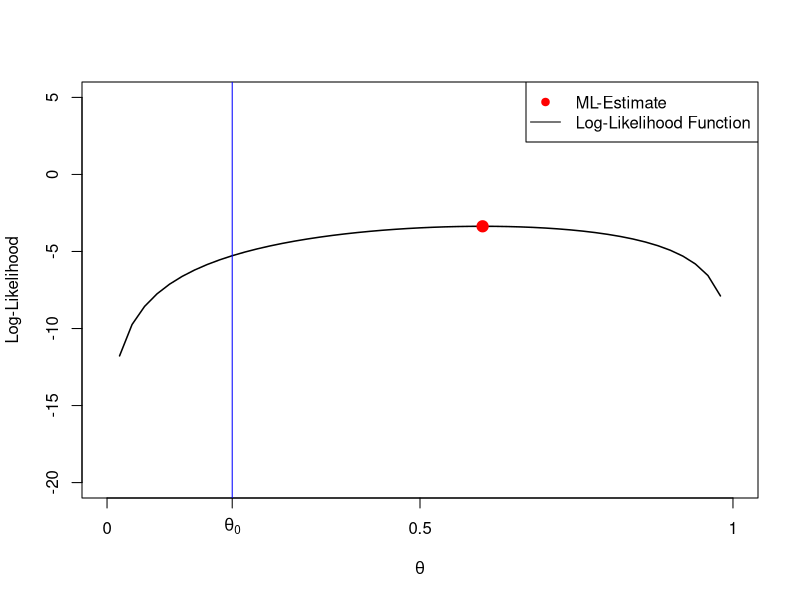
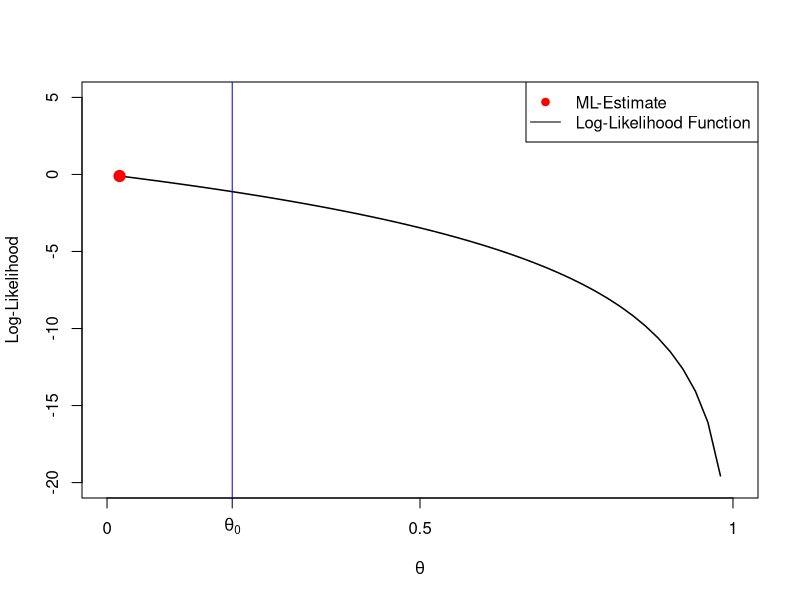
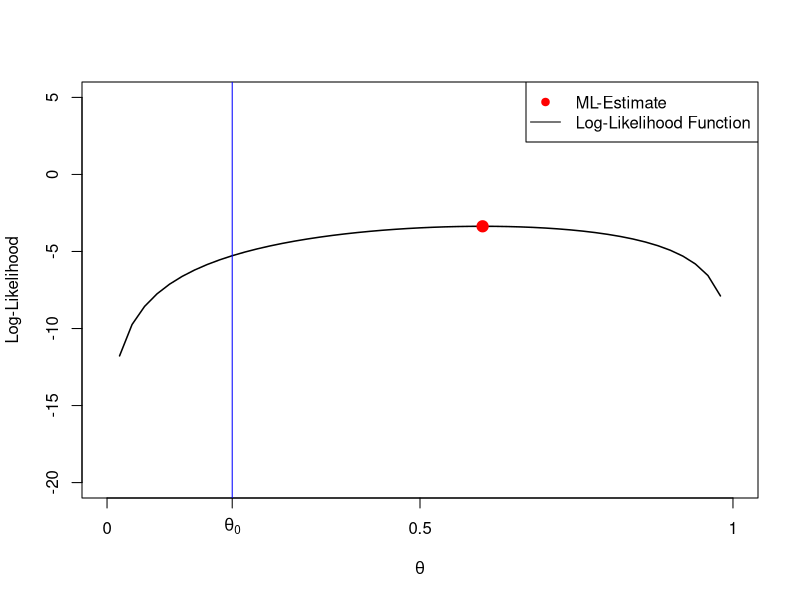
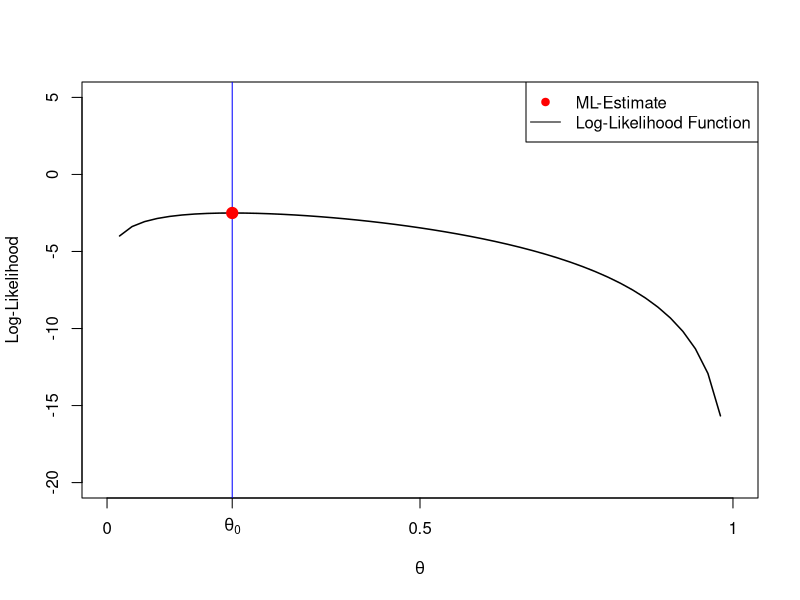
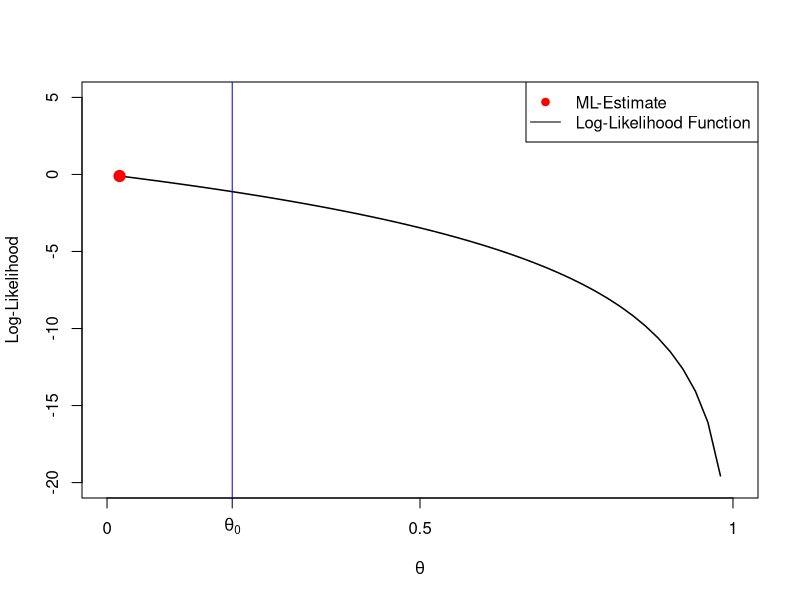
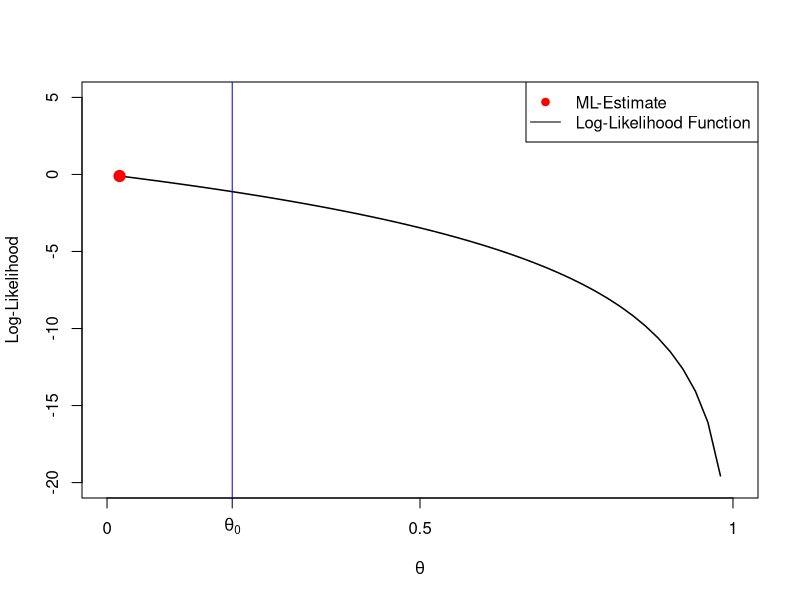
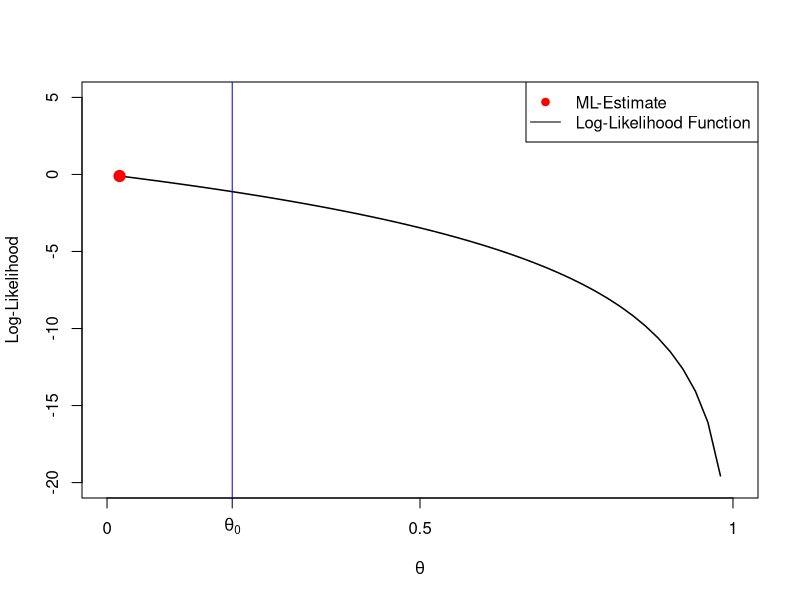
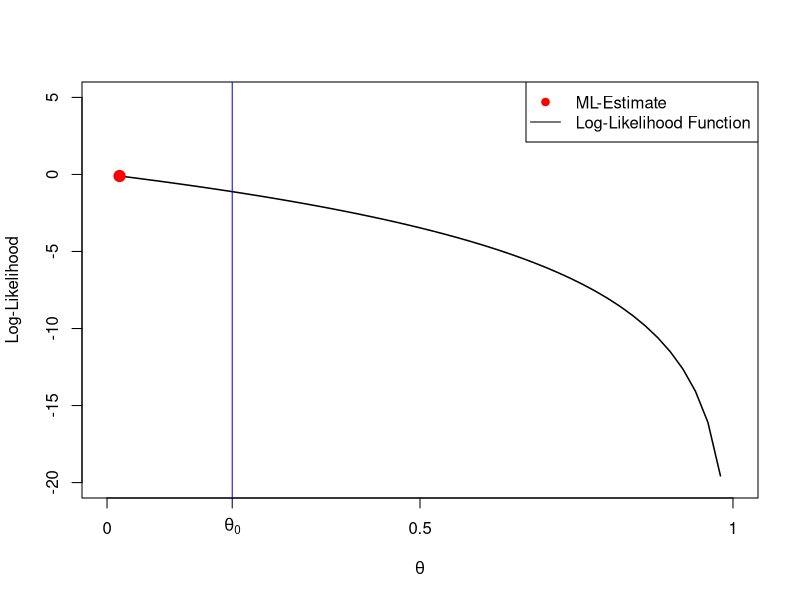

R code for these plots, in order:
## ---- chunk 1
#| label: fig-RandomEx1
#| echo: false
#| fig-cap: Random realizations of the log-likelihood function $\ell_{n}$ of our coin flipping example based on different realizations of the random sample $X_1,\dots,X_n$ with $n=5$ and (usually unknown) $\theta_0=0.2.$

theta_true   <- 0.2    # unknown true theta value
n            <- 5      # sample size
theta_values <- seq(0, 1, len = 51)
B            <- 25
yy_mat <- matrix(NA, nrow=length(theta_values), ncol=B)

set.seed(1009)

for(r in 1:B){

# simulate data: n = 5 many (unfair) coin tosses
x <- sample(x       = c(0,1), 
            size    = n, 
            replace = TRUE, 
            prob    = c(1-theta_true, theta_true)) 

## number of heads (i.e., the number of "1"s in x)
N_H <- sum(x)

L_fct <- function(theta, N_H, n){
    N_H * log(theta) + (n - N_H) * log(1 - theta)    
}

yy_mat[,r]  <- L_fct(theta = theta_values, N_H = N_H, n = n)

plot(y = c(-20, 5), x = c(0,1), lwd=1.5, type = "n", 
     ylab = "Log-Likelihood", xlab = expression(theta), axes = FALSE)
axis(2); axis(1, at=c(0,theta_true,0.5,1), 
labels = c(0,expression(theta[0]),0.5,1)); box()

lines(y = yy_mat[,r], x = theta_values, lwd=1.5)
abline( v = theta_true, col="blue")
points(y = yy_mat[,r][which.max(yy_mat[,r])], 
       x = theta_values[which.max(yy_mat[,r])], 
       pch = 21, bg = "red", col = "red", cex = 1.5)
legend("topright", legend=c("ML-Estimate", "Log-Likelihood Function"),
pch=c(21,NA), pt.bg=c("red",NA), col=c("red","black"), lty=c(NA,1))
}
## ---- chunk 2
#| label: fig-taylorApprox
#| fig-cap: First- and second-order Taylor approximations of a function $f$ around $\theta=1.$

## #######################
## Taylor Approximation
## #######################
# install.packages("pracma")
library("pracma")

myFun <- function(x){
  1*exp((-1/2)*(x-1.25)^2)/10 + 
  1*exp((-1/3)*(x-3)^2)/5
}

## Taylor approximation of myFun around x0
x0              <- 1
taylor_poly_1   <- taylor(f = myFun, x0 = x0, n = 1)
taylor_poly_2   <- taylor(f = myFun, x0 = x0, n = 2)

## Plot
#x_seq           <- seq(from = x0 -2, to = x0 + 5, length.out=100)
x_seq           <- seq(from = -.5, to = 4, length.out=100)
y_myFun         <- myFun(x_seq)
y_taylor_poly_1 <- polyval(taylor_poly_1, x_seq)
y_taylor_poly_2 <- polyval(taylor_poly_2, x_seq)


plot(x  = x_seq, y = y_myFun,  type = "l", col = "black", lwd = 1, ylab="", xlab="", main = "Taylor Approximation", ylim = range(y_myFun,y_taylor_poly_1,y_taylor_poly_2))
axis(1, at=1, line=2, labels = expression(theta), tick=FALSE)
#axis(1, at=x_seq[which.max(y_taylor_poly_2)], line=2, labels = expression(theta[1]), tick=FALSE)
lines(x = x_seq, y = y_taylor_poly_1, col = "red", lty=1)
lines(x = x_seq, y = y_taylor_poly_2, col = "blue", lty=1)
points(x=1, y=myFun(1), col="black", pch=19)
# points(x=x_seq[which.max(y_taylor_poly_2)], y=max(y_taylor_poly_2), col="blue", pch=19)
lines(x=rep(x0, 2), y=c(par("usr")[3], myFun(1)), lty=2)
# lines(x=rep(x_seq[which.max(y_taylor_poly_2)],2), 
#       y=c(0,max(y_taylor_poly_2)), lty=2)
legend(x="topleft", legend=c("Function f", "Taylor Polynomial of Order 1", "Taylor Polynomial of Order 2"), col=c("black", "red", "blue"), lty=c(1,1,1), box.lwd=0)
box()
## ---- chunk 3
#| label: fig-NR
#| fig-cap:  The $m$th update step in the Newton-Raphson root-finding algorithm.

## #######################
## Taylor Approximation
## #######################
# install.packages("pracma")
library("pracma")

my_ell <- function(x){
  1*exp((-1/2)*(x-1.25)^2)/10 + 
  1*exp((-1/3)*(x-3)^2)/5
}
my_ell_expr <- expression(
  1*exp((-1/2)*(x-1.25)^2)/10 + 
  1*exp((-1/3)*(x-3)^2)/5
)

my_ell_prime <- function(x){}
body(my_ell_prime) <- D(my_ell_expr, "x") 

## Taylor approximation of my_ell around theta_0
theta_0         <- 1.5
taylor_poly_1   <- taylor(f = my_ell_prime, x0 = theta_0, n = 1)

## Plot
theta_seq       <- seq(from       = .75, 
                       to         = 4, 
                       length.out = 100)
y_my_ell_prime  <- my_ell_prime(theta_seq)
y_taylor_poly_1 <- polyval(taylor_poly_1, theta_seq)


root_taylor_poly_1 <- -1 * taylor_poly_1[2] / taylor_poly_1[1]

plot(x = theta_seq, 
     y = y_my_ell_prime,  
     type = "l", col = "black", lwd = 1, ylab="", xlab="", main = "", ylim = range(y_my_ell_prime,y_taylor_poly_1))
abline(h=0)
points(x=theta_0, y=my_ell_prime(theta_0), col="black", pch=19)
lines(x = theta_seq, y = y_taylor_poly_1, col = "red", lty=1)
lines(x=rep(theta_0, 2), y=c(par("usr")[3], my_ell_prime(theta_0)), lty=2)
axis(1, at=theta_0, line=2, labels = expression(theta['(m-1)']), tick=FALSE)
points(x=root_taylor_poly_1, y= 0, col="red", pch=19)
lines(x=rep(root_taylor_poly_1, 2), y=c(par("usr")[3], 0), lty=2)
axis(1, at=root_taylor_poly_1, line=2, labels = expression(theta['(m)']), tick=FALSE)
legend(x="topright", legend=c("1st Deriv. of the Log-Likelihoodfunction", expression("Taylor Polynomial of Order 1 around"~theta[(m-1)])), 
col=c("black", "red"), lty=c(1,1), box.lwd=0)
box()
## ---- chunk 4
theta_true <- 0.2    # unknown true theta value
n          <-  5     # sample size

set.seed(1)

# simulate data: n many (unfair) coin tosses
x <- sample(x       = c(0,1), 
            size    = n, 
            replace = TRUE, 
            prob    = c(1-theta_true, theta_true)) 

## number of heads (i.e., the number of "1"s in x)
N_H <- sum(x)

## First derivative of the log-likelihood function
Lp_fct   <- function(theta, N_H = N_H, n = n){
    (N_H/theta) - (n - N_H)/(1 - theta)    
}
## Second derivative of the log-likelihood function
Lpp_fct   <- function(theta, N_H = N_H, n = n){
    - (N_H/theta^2) - (n - N_H)/(1 - theta)^2    
}

t     <- 1e-10   # convergence criterion
check <- TRUE    # check object to stop the while-loop
i     <- 0       # count iterations

## Initializations 
theta  <- 0.4     # starting value theta_{(0)}
h_step <- NULL    # empty value 
Lp     <- Lp_fct( theta, N_H=N_H, n=n)
Lpp    <- Lpp_fct(theta, N_H=N_H, n=n)

while(check){
    i         <- i + 1
    ##
    h_step_new <- -1 * (Lp_fct(theta[i], N_H=N_H, n=n) / Lpp_fct(theta[i], N_H=N_H, n=n))    
    h_step     <- c(h_step, h_step_new)
    theta_new  <- theta[i] + h_step_new
    Lp_new     <- Lp_fct( theta_new, N_H=N_H, n=n)
    Lpp_new    <- Lpp_fct(theta_new, N_H=N_H, n=n)
    ##
    theta      <- c(theta, theta_new) 
    Lp         <- c(Lp,    Lp_new) 
    Lpp        <- c(Lpp,   Lpp_new) 
    ##
    if( abs(Lp_fct(theta_new, N_H=N_H, n=n)) < t ){
      check <- FALSE
    }
}

results           <- cbind(1:length(theta)-1, theta, -Lp/Lpp, Lp)
colnames(results) <- c("m", "theta_m", "h_m", "Lp(theta_m)")
results
## ---- chunk 5
#| label: fig-MLMaxestim
#| fig-cap: Graph of the likelihood function $\mathcal{L}_n(\theta)$ given in @eq-MLMaxestim.
n          <- 20   # sample size
X_max      <- 0.25

theta_vec  <- seq(from = 0, 
                  to   = X_max * 1.5, 
                  len  = 100) 
likelihood_fun <- function(theta, X_max, n){ 
    likelihood                <- 1/(theta^n)
    likelihood[theta < X_max] <- 0 
    return(likelihood) 
}

likelihood_vec <- likelihood_fun(theta = theta_vec,
                                 X_max = X_max, 
                                 n     = n)

plot(y = likelihood_vec, 
     x = theta_vec, 
     type = "l", 
     xlab = expression(theta),
     ylab = "Likelihood", 
     main = "")            
axis(1, at = X_max, labels = expression(X[(n)]))                  
## ---- chunk 6
#| label: fig-ExPoisson
#| fig-cap: For $0\leq \lambda \leq 4$ the function $\tau(\lambda)$ is a one-to-one function.
lambda_vec <- seq(from = .0001, to = 15, len = 100)
g_vec      <- (lambda_vec^4 * exp(-1*lambda_vec))/( factorial(4) )

plot(x = lambda_vec, y = g_vec, 
     type = "l", xlab=expression(lambda), ylab=expression(tau(lambda)))
abline(v = 4)
axis(1, at = 4)
